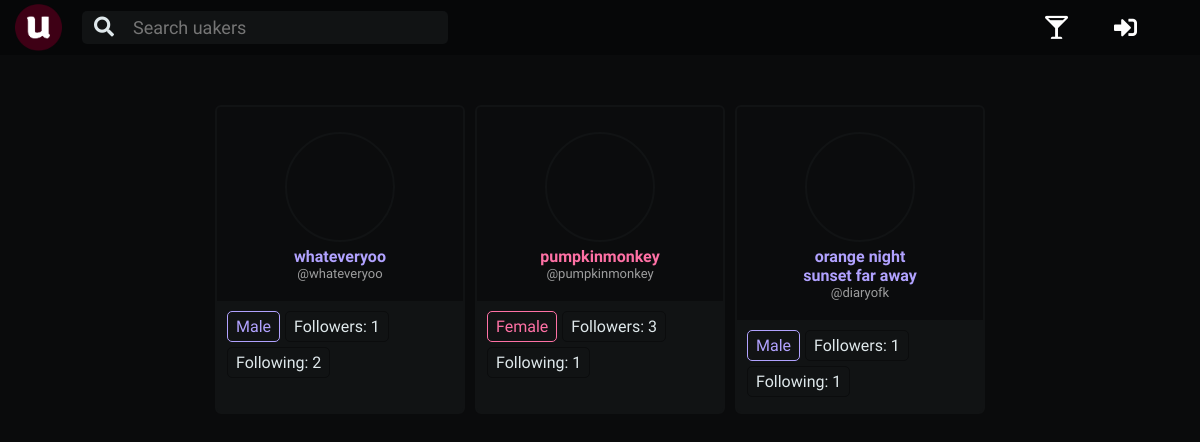
The app's page /profile/following/quietest with its own data.
### uprofile/models.py (models this page shows, shortened)
class FollowProfile(models.Model):
    follow_init             = models.ForeignKey(UserProfile, on_delete=models.CASCADE, related_name='follow_init')
    follow_rec              = models.ForeignKey(UserProfile, on_delete=models.CASCADE, related_name='follow_rec')
    follow_created_at      = models.DateTimeField(auto_now_add=True)

### home/models.py (models this page shows, shortened)
class UserProfile(AbstractUser):
    profile_nickname        = models.CharField(max_length=35)
    profile_year            = models.CharField(max_length=2, choices=YCHOICES)
    profile_sex             = models.CharField(max_length=1, choices=SCHOICES)
    profile_image           = models.CharField(max_length=700, blank=True)
    profile_slug            = models.SlugField(blank=True, max_length=900, unique=True)
    profile_song            = models.CharField(max_length=300, blank=True, null=True)
    def __init__(self, *args, **kwargs):
        self._meta.get_field(
            'username'
        ).validators[0] = CustomUsernameValidator()
        super().__init__(*args, **kwargs)

### uprofile/views.py (the view)
# urls.py: path('following/<slug:profile_slug>', views.following_view, name='following_view'),
def following_view(request, profile_slug):
    isuser = False
    user_profile = UserProfile.objects.get(profile_slug=profile_slug)
    if user_profile == request.user:
        isuser = True
    following_profiles = FollowProfile.objects.filter(follow_init=user_profile)
    context = {
        'user_profile': user_profile,
        'following_profiles': following_profiles,
        'isuser': isuser,
    }
    return render(request, 'uprofile/following_view.html', context)

### uprofile/templatetags/follow_numbers.py (called while the page is built)
@register.filter(name='rec_followed_by')
def rec_followed_by(follow_user):
    return FollowProfile.objects.filter(follow_rec=follow_user).count()

@register.filter(name='rec_following')
def rec_following(follow_user):
    return FollowProfile.objects.filter(follow_init=follow_user).count()

### uprofile/templatetags/main_external_filters.py (called while the page is built)
@register.filter(name='m_or_f_color')
def m_or_f_color(user_profile):
    morf = False
    if user_profile.profile_sex is 'M':
        morf = 'lmi-m'
    elif user_profile.profile_sex is 'F':
        morf = 'lmi-f'
    else:
        morf = ''
    return morf

### uprofile/templates/uprofile/following_view.html (shortened to what this page needs)
{% extends 'base.html' %}
{% load static %}
{% load follow_numbers %}
{% block css %}
  <link rel="stylesheet" href="{% static 'uprofile/css/follow_view.css' %}">
{% endblock %}
{% block body %}
  <div class="follow_container">
    {% if following_profiles %}
    {% for follow in following_profiles %}
    {% with follow_user=follow.follow_rec %}
    {% include 'uprofile/follow_view_box.html' %}
    {% endwith %}
    {% endfor %}
    {% else %}
    <span class="no_follow_container">
      This user is following nobody
    </span>
    {% endif %}
  </div>
{% endblock %}

### uprofile/templates/uprofile/follow_view_box.html
{% load follow_numbers %}
{% load main_external_filters %}
<div class="follow_box">
  <div class="follow_upper">
    <div class="follow_photo_usr">
      <a href="{% url 'uprofile:profile_view' follow_user.profile_slug %}" class="follow_photo" style="background-image:url({{ follow_user.profile_image }})"></a>
      <p class="follow_usr {{follow_user|m_or_f_color}}">{{ follow_user.profile_nickname }}</p>
      <p class="follow_usr_username">@{{follow_user.username}}</p>
    </div>
  </div>
  <div class="follow_down">
    <span class="follow_down_hold {{follow_user|m_or_f_color}}">
      {{ follow_user.get_profile_sex_display }}
    </span>
    <span class="follow_down_hold">
      Followers:
      {{ follow_user|rec_followed_by }}
    </span>
    <span class="follow_down_hold">
      Following:
      {{ follow_user|rec_following }}
    </span>
  </div>
</div>

### home/static/base.css (style rules this page uses)
* { margin: 0; padding: 0; font-family: 'Oxygen', sans-serif; font-size: 16px; transition: all 0.2s ease-in-out; text-decoration: none; box-sizing: border-box; }
:root { --main-highlight-color: #ff0058; --main-highlight-color: #bc0041; --darker-highlight-color: #D9004B; --opaque-highlight-color: rgba(255, 0, 88, 0.6); --secondary-highlight-color: #ff4021; --main-background-color: #0B0C0D; --opaque-main-background-color: rgba(11, 12, 13, 0.8); --darker-background-color: #060708; --upto-darker-background-color: #09090A; --lighter-background-color: #111314; --main-text-color: #fefefe; --soothed-text-color: #DFE8EB; --opaque-text-color: rgba(255, 255, 255, 0.6); --female-main-color: #FF71A5; --male-main-color: #B1A2FF; --qa-main-color: #004A99; --confession-main-color: #08A6A4; --warning-main-color: #990016; }
body { background-color: var(--main-background-color); padding-top: 55px; }
a, a:link, a:visited, a:hover { text-decoration: none; }
.lmi-f { color: var(--female-main-color); }
.lmi-m { color: var(--male-main-color); }

### uprofile/static/uprofile/css/follow_view.css (style rules this page uses)
body { background-image: url('https://images.pexels.com/photos/1064136/pexels-photo-1064136.jpeg?auto=compress&cs=tinysrgb&dpr=2&h=650&w=940'); background-size: cover; background-position: bottom; background-attachment: fixed; }
.follow_container { display: flex; flex-direction: row; flex-wrap: wrap; box-sizing: border-box; padding: 50px; justify-content: center; }
.follow_box { width: 250px; background-color: var(--lighter-background-color); border-radius: 6px; border: 2px solid var(--lighter-background-color); overflow: hidden; margin: 0 5px; }
.follow_upper { background-color: var(--main-background-color); }
.follow_photo_usr { display: flex; justify-content: center; align-items: center; flex-direction: column; padding: 20px 60px; }
.follow_photo { height: 110px; width: 110px; border-radius: 55px; background-size: cover; background-position: center; margin: 5px; cursor: pointer; border: 2px solid var(--lighter-background-color); }
.follow_usr { color: var(--soothed-text-color); font-size: 16px; font-weight: 800; text-align: center; }
.follow_usr_username { color: var(--opaque-text-color); font-size: 13px; text-align: center; }
.follow_down { background-color: var(--lighter-background-color); padding: 10px; display: flex; flex-wrap: wrap; }
.follow_down_hold { padding: 5px 8px; border: 1px solid var(--main-background-color); color: var(--soothed-text-color); border-radius: 5px; margin-right: 5px; margin-bottom: 5px; }
.lmi-m { color: var(--male-main-color); border-color: var(--male-main-color); }
.lmi-f { color: var(--female-main-color); border-color: var(--female-main-color); }

### home/static/base850.css (style rules this page uses)
body { padding: 0px; }

### records on screen
FollowProfile: follow_rec.profile_nickname "whateveryoo", follow_rec.username "whateveryoo", follow_rec.profile_sex "Male", follow_rec|rec_followed_by "1", follow_rec|rec_following "2"
FollowProfile: follow_rec.profile_nickname "pumpkinmonkey", follow_rec.username "pumpkinmonkey", follow_rec.profile_sex "Female", follow_rec|rec_followed_by "3", follow_rec|rec_following "1"
FollowProfile: follow_rec.profile_nickname "orange night sunset far away", follow_rec.username "diaryofk", follow_rec.profile_sex "Male", follow_rec|rec_followed_by "1", follow_rec|rec_following "1"
